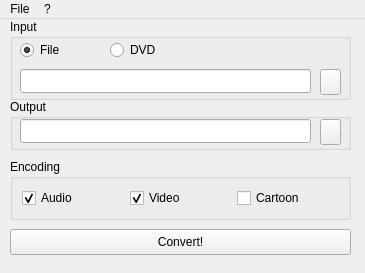
<ui version="4.0" >
 <author>Matteo Croce</author>
 <class>MainWindow</class>
 <widget class="QMainWindow" name="MainWindow" >
  <property name="geometry" >
   <rect>
    <x>0</x>
    <y>0</y>
    <width>365</width>
    <height>273</height>
   </rect>
  </property>
  <property name="windowTitle" >
   <string>Qonvert</string>
  </property>
  <property name="windowIcon" >
   <iconset resource="qonvert.qrc" >:/images/qonvert.png</iconset>
  </property>
  <property name="windowIconText" >
   <string/>
  </property>
  <property name="iconSize" >
   <size>
    <width>16</width>
    <height>16</height>
   </size>
  </property>
  <widget class="QWidget" name="centralWidget" >
   <widget class="QGroupBox" name="groupBox" >
    <property name="geometry" >
     <rect>
      <x>10</x>
      <y>0</y>
      <width>341</width>
      <height>81</height>
     </rect>
    </property>
    <property name="title" >
     <string>Input</string>
    </property>
    <widget class="QPushButton" name="browseIn" >
     <property name="geometry" >
      <rect>
       <x>310</x>
       <y>50</y>
       <width>21</width>
       <height>26</height>
      </rect>
     </property>
     <property name="text" >
      <string/>
     </property>
     <property name="icon" >
      <iconset resource="qonvert.qrc" >:/images/fileopen.png</iconset>
     </property>
    </widget>
    <widget class="QRadioButton" name="fileRB" >
     <property name="geometry" >
      <rect>
       <x>10</x>
       <y>20</y>
       <width>81</width>
       <height>22</height>
      </rect>
     </property>
     <property name="text" >
      <string>File</string>
     </property>
     <property name="icon" >
      <iconset resource="qonvert.qrc" >:/images/file.png</iconset>
     </property>
     <property name="checked" >
      <bool>true</bool>
     </property>
    </widget>
    <widget class="QRadioButton" name="dvdRB" >
     <property name="geometry" >
      <rect>
       <x>100</x>
       <y>20</y>
       <width>81</width>
       <height>22</height>
      </rect>
     </property>
     <property name="text" >
      <string>DVD</string>
     </property>
     <property name="icon" >
      <iconset resource="qonvert.qrc" >:/images/dvd.png</iconset>
     </property>
    </widget>
    <widget class="QLineEdit" name="inName" >
     <property name="geometry" >
      <rect>
       <x>10</x>
       <y>50</y>
       <width>291</width>
       <height>24</height>
      </rect>
     </property>
     <property name="text" >
      <string/>
     </property>
    </widget>
   </widget>
   <widget class="QGroupBox" name="groupBox_2" >
    <property name="geometry" >
     <rect>
      <x>10</x>
      <y>80</y>
      <width>341</width>
      <height>51</height>
     </rect>
    </property>
    <property name="title" >
     <string>Output</string>
    </property>
    <widget class="QPushButton" name="browseOut" >
     <property name="geometry" >
      <rect>
       <x>310</x>
       <y>20</y>
       <width>21</width>
       <height>26</height>
      </rect>
     </property>
     <property name="text" >
      <string/>
     </property>
     <property name="icon" >
      <iconset resource="qonvert.qrc" >:/images/fileopen.png</iconset>
     </property>
    </widget>
    <widget class="QLineEdit" name="outName" >
     <property name="geometry" >
      <rect>
       <x>10</x>
       <y>20</y>
       <width>291</width>
       <height>24</height>
      </rect>
     </property>
     <property name="text" >
      <string/>
     </property>
    </widget>
   </widget>
   <widget class="QPushButton" name="convert" >
    <property name="geometry" >
     <rect>
      <x>10</x>
      <y>210</y>
      <width>341</width>
      <height>26</height>
     </rect>
    </property>
    <property name="text" >
     <string>Convert!</string>
    </property>
    <property name="icon" >
     <iconset resource="qonvert.qrc" >:/images/qonvert.png</iconset>
    </property>
    <property name="autoDefault" >
     <bool>true</bool>
    </property>
   </widget>
   <widget class="QGroupBox" name="groupBox_4" >
    <property name="geometry" >
     <rect>
      <x>10</x>
      <y>140</y>
      <width>341</width>
      <height>61</height>
     </rect>
    </property>
    <property name="title" >
     <string>Encoding</string>
    </property>
    <layout class="QHBoxLayout" >
     <property name="margin" >
      <number>9</number>
     </property>
     <property name="spacing" >
      <number>6</number>
     </property>
     <item>
      <widget class="QCheckBox" name="audioCB" >
       <property name="text" >
        <string>Audio</string>
       </property>
       <property name="icon" >
        <iconset resource="qonvert.qrc" >:/images/audio.png</iconset>
       </property>
       <property name="checked" >
        <bool>true</bool>
       </property>
      </widget>
     </item>
     <item>
      <widget class="QCheckBox" name="videoCB" >
       <property name="text" >
        <string>Video</string>
       </property>
       <property name="icon" >
        <iconset resource="qonvert.qrc" >:/images/video.png</iconset>
       </property>
       <property name="checked" >
        <bool>true</bool>
       </property>
      </widget>
     </item>
     <item>
      <widget class="QCheckBox" name="cartoon" >
       <property name="text" >
        <string>Cartoon</string>
       </property>
      </widget>
     </item>
    </layout>
   </widget>
  </widget>
  <widget class="QMenuBar" name="menuBar" >
   <property name="geometry" >
    <rect>
     <x>0</x>
     <y>0</y>
     <width>365</width>
     <height>29</height>
    </rect>
   </property>
   <widget class="QMenu" name="menuFile" >
    <property name="title" >
     <string>File</string>
    </property>
    <addaction name="actionExit" />
   </widget>
   <widget class="QMenu" name="menu" >
    <property name="title" >
     <string>?</string>
    </property>
    <addaction name="actionAbout" />
   </widget>
   <addaction name="menuFile" />
   <addaction name="menu" />
  </widget>
  <action name="actionAbout" >
   <property name="icon" >
    <iconset/>
   </property>
   <property name="text" >
    <string>About...</string>
   </property>
  </action>
  <action name="actionExit" >
   <property name="text" >
    <string>Exit</string>
   </property>
  </action>
 </widget>
 <tabstops>
  <tabstop>inName</tabstop>
  <tabstop>browseIn</tabstop>
  <tabstop>outName</tabstop>
  <tabstop>browseOut</tabstop>
  <tabstop>convert</tabstop>
 </tabstops>
 <resources>
  <include location="qonvert.qrc" />
 </resources>
 <connections>
  <connection>
   <sender>actionExit</sender>
   <signal>triggered()</signal>
   <receiver>MainWindow</receiver>
   <slot>close()</slot>
   <hints>
    <hint type="sourcelabel" >
     <x>-1</x>
     <y>-1</y>
    </hint>
    <hint type="destinationlabel" >
     <x>182</x>
     <y>223</y>
    </hint>
   </hints>
  </connection>
  <connection>
   <sender>videoCB</sender>
   <signal>toggled(bool)</signal>
   <receiver>audioCB</receiver>
   <slot>setEnabled(bool)</slot>
   <hints>
    <hint type="sourcelabel" >
     <x>99</x>
     <y>207</y>
    </hint>
    <hint type="destinationlabel" >
     <x>261</x>
     <y>207</y>
    </hint>
   </hints>
  </connection>
  <connection>
   <sender>audioCB</sender>
   <signal>toggled(bool)</signal>
   <receiver>videoCB</receiver>
   <slot>setEnabled(bool)</slot>
   <hints>
    <hint type="sourcelabel" >
     <x>261</x>
     <y>207</y>
    </hint>
    <hint type="destinationlabel" >
     <x>99</x>
     <y>207</y>
    </hint>
   </hints>
  </connection>
  <connection>
   <sender>videoCB</sender>
   <signal>toggled(bool)</signal>
   <receiver>cartoon</receiver>
   <slot>setEnabled(bool)</slot>
   <hints>
    <hint type="sourcelabel" >
     <x>180</x>
     <y>207</y>
    </hint>
    <hint type="destinationlabel" >
     <x>288</x>
     <y>207</y>
    </hint>
   </hints>
  </connection>
 </connections>
</ui>
